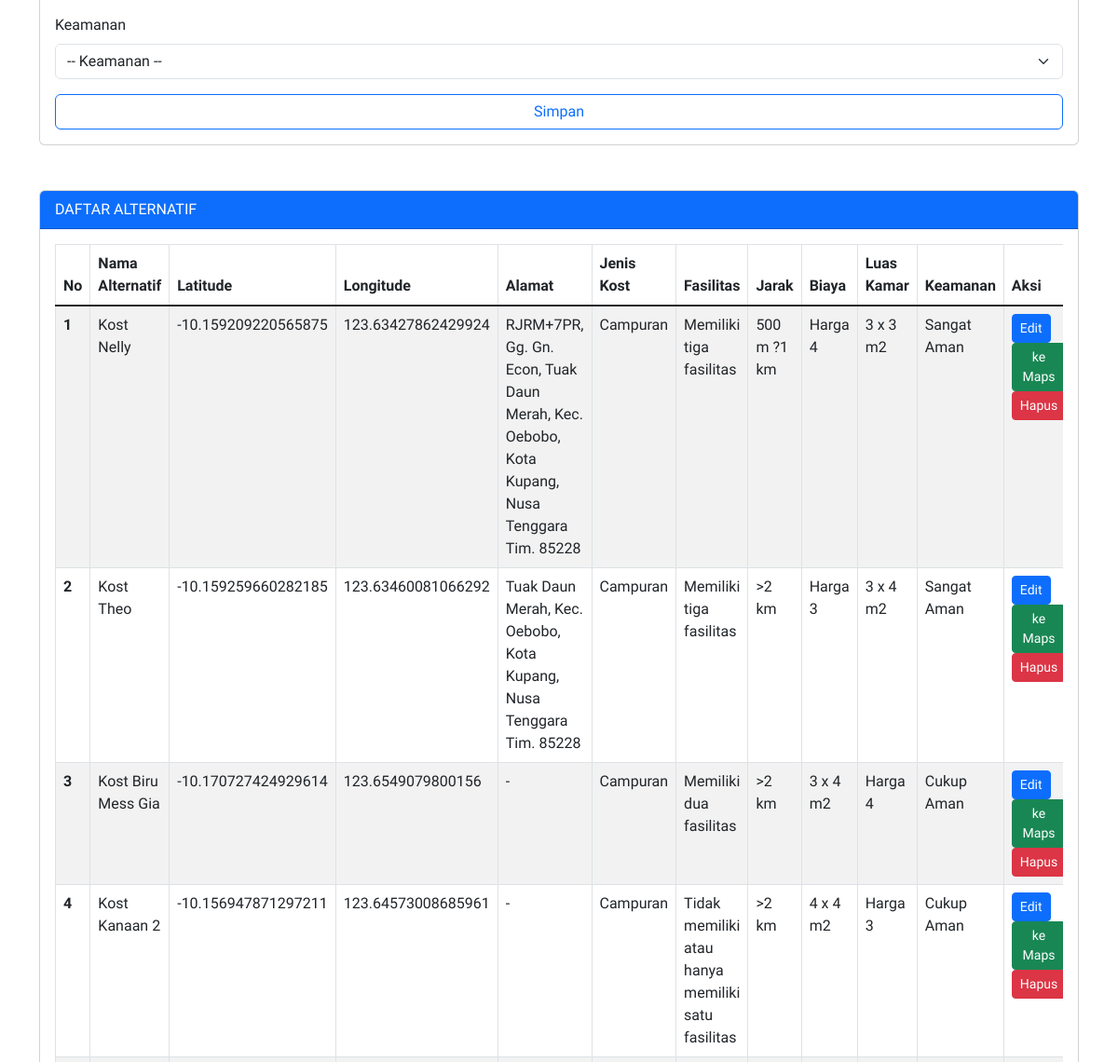
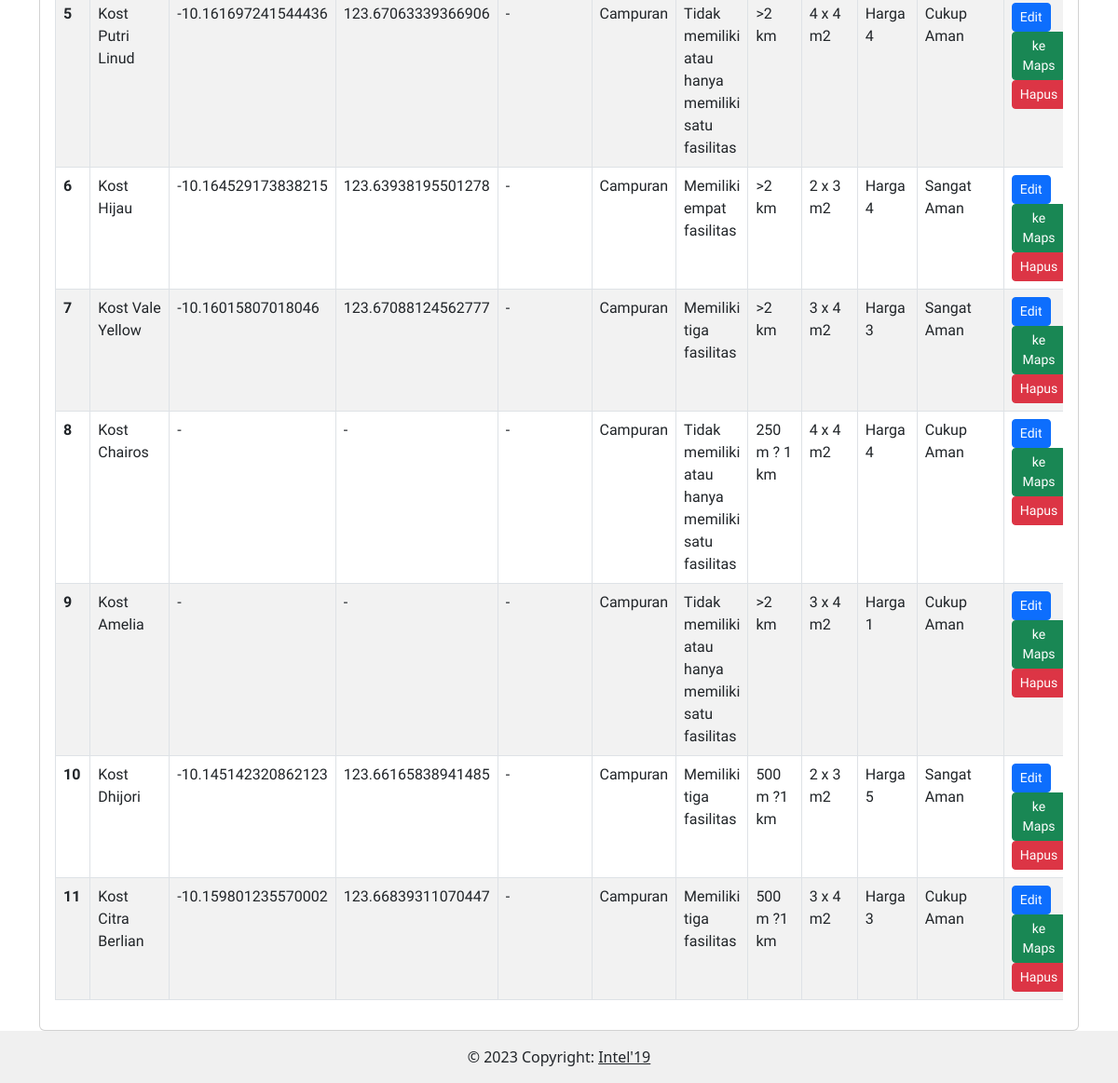
/admin/alternatif.php (signed in, lower part), run on an earlier commit of the app's database (2 pictures, top to bottom).
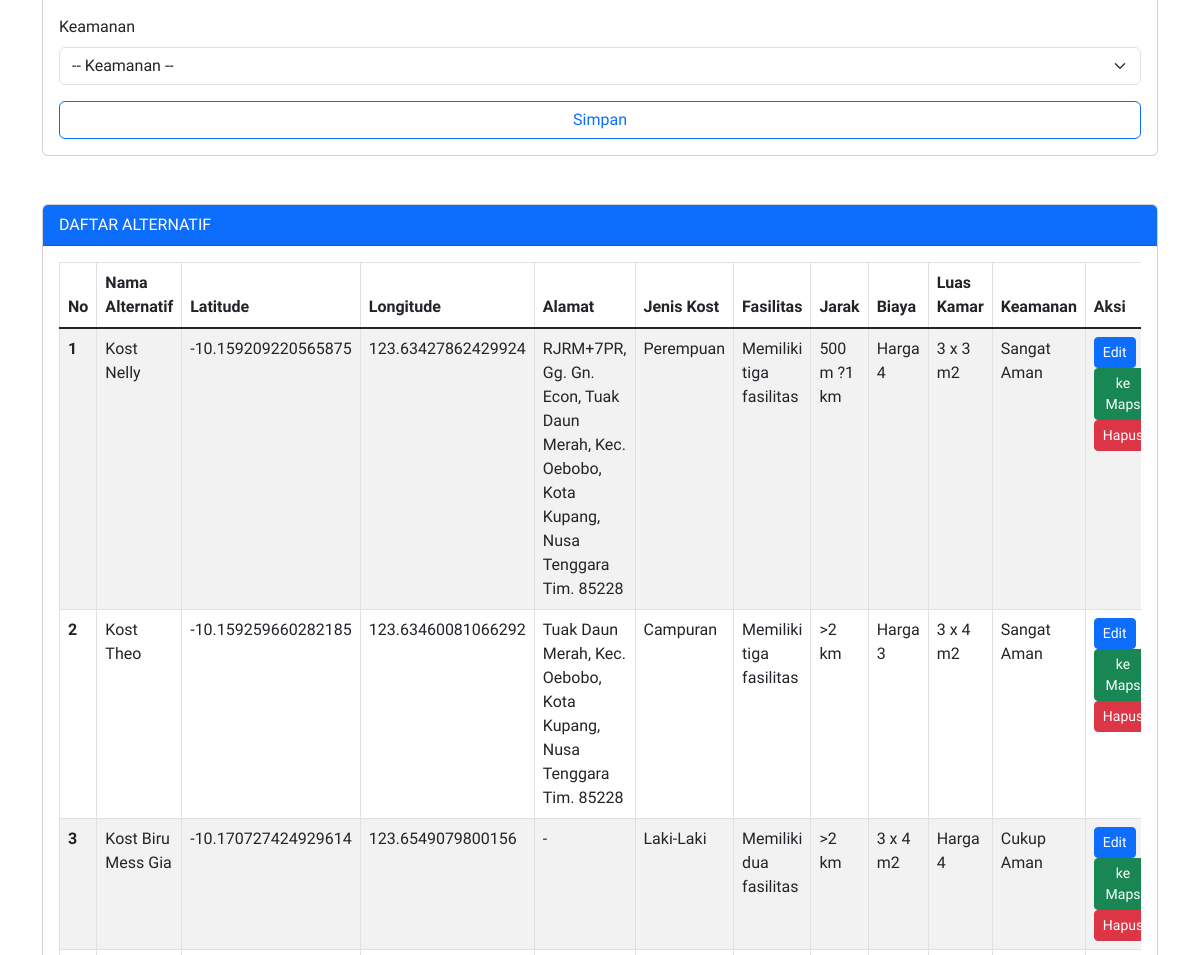
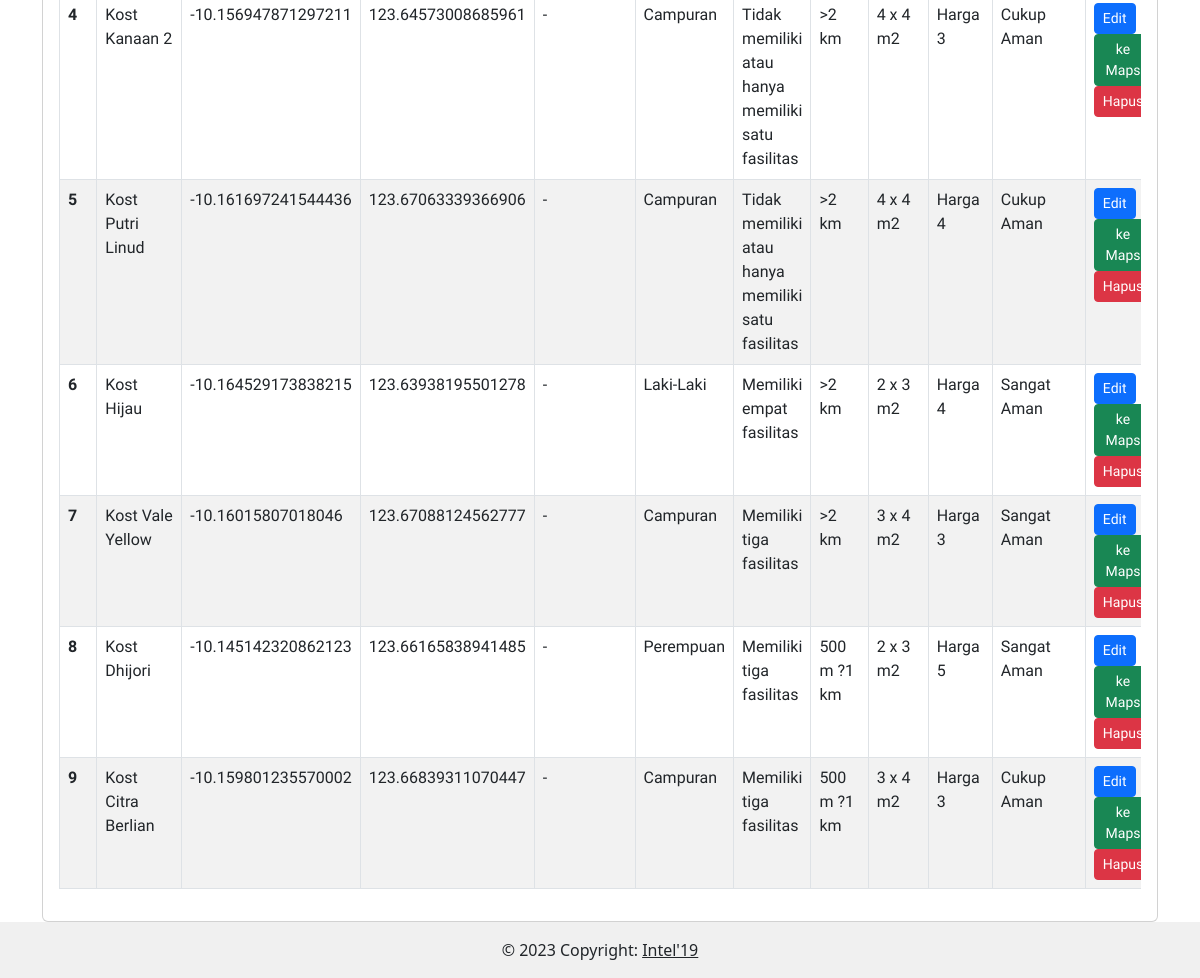
And on a later commit of the database (2 pictures, top to bottom).
### tables this page shows
CREATE TABLE `kecocokan_alt_kriteria` (
  `id_alt_kriteria` int(11) NOT NULL,
  `f_id_alternatif` int(5) NOT NULL,
  `f_id_kriteria` char(2) NOT NULL,
  `f_id_sub_kriteria` int(5) NOT NULL
);

CREATE TABLE `alternatif` (
  `id_alternatif` int(5) NOT NULL,
  `nama_alternatif` varchar(50) NOT NULL,
  `alamat` varchar(150) NOT NULL,
  `latitude` varchar(100) NOT NULL,
  `longitude` varchar(100) NOT NULL,
  `jenis_kost` enum('Campuran','Laki-Laki','Perempuan') NOT NULL DEFAULT 'Campuran'
);

### config.php (called while the page is built, shortened)
<?php
function connectDatabase()
{
    $conn = new mysqli(DB_HOST, DB_USERNAME, DB_PASSWORD, DB_NAME);
    return $conn;
}
?>

### admin/functions/alternatif.php (called while the page is built, shortened)
<?php
    require_once '../config.php';
    class Alternatif{
        private $db;
        public function __construct()
        {
            $this->db = connectDatabase();
        }
        public function getDataAlternatif()
        {
            return $this->db->query("SELECT a.nama_alternatif, a.id_alternatif, a.latitude, a.longitude, a.alamat, a.jenis_kost, kak.id_alt_kriteria,
                MAX(CASE WHEN k.nama_kriteria = 'Fasilitas' THEN kak.id_alt_kriteria END) AS id_alt_C1,
                MIN(CASE WHEN k.nama_kriteria = 'Jarak' THEN kak.id_alt_kriteria END) AS id_alt_C2,
                MIN(CASE WHEN k.nama_kriteria = 'Biaya' THEN kak.id_alt_kriteria END) AS id_alt_C3,
                MAX(CASE WHEN k.nama_kriteria = 'Luas Kamar' THEN kak.id_alt_kriteria END) AS id_alt_C4,
                MAX(CASE WHEN k.nama_kriteria = 'Keamanan' THEN kak.id_alt_kriteria END) AS id_alt_C5,
                MAX(CASE WHEN k.nama_kriteria = 'Fasilitas' THEN kak.f_id_sub_kriteria END) AS id_sub_C1,
                MIN(CASE WHEN k.nama_kriteria = 'Jarak' THEN kak.f_id_sub_kriteria END) AS id_sub_C2,
                MIN(CASE WHEN k.nama_kriteria = 'Biaya' THEN kak.f_id_sub_kriteria END) AS id_sub_C3,
                MAX(CASE WHEN k.nama_kriteria = 'Luas Kamar' THEN kak.f_id_sub_kriteria END) AS id_sub_C4,
                MAX(CASE WHEN k.nama_kriteria = 'Keamanan' THEN kak.f_id_sub_kriteria END) AS id_sub_C5,
                MAX(CASE WHEN k.nama_kriteria = 'Fasilitas' THEN sk.nama_sub_kriteria END) AS nama_C1,
                MIN(CASE WHEN k.nama_kriteria = 'Jarak' THEN sk.nama_sub_kriteria END) AS nama_C2,
                MIN(CASE WHEN k.nama_kriteria = 'Biaya' THEN sk.nama_sub_kriteria END) AS nama_C3,
                MAX(CASE WHEN k.nama_kriteria = 'Luas Kamar' THEN sk.nama_sub_kriteria END) AS nama_C4,
                MAX(CASE WHEN k.nama_kriteria = 'Keamanan' THEN sk.nama_sub_kriteria END) AS nama_C5
                FROM alternatif a
                JOIN kecocokan_alt_kriteria kak ON a.id_alternatif = kak.f_id_alternatif
                JOIN sub_kriteria sk ON kak.f_id_sub_kriteria = sk.id_sub_kriteria
                JOIN kriteria k ON kak.f_id_kriteria = k.id_kriteria
                GROUP BY a.nama_alternatif ORDER BY a.id_alternatif DESC;");
        }
    }
    $getDataAlternatif = new Alternatif();
?>

### admin/alternatif.php (the view, shortened to what the changed rows need)
<?php
require_once './header.php';
require_once './functions/alternatif.php';
$dataAlternatif = $getDataAlternatif->getDataAlternatif();
?>
<div class="container" style="font-family: 'Prompt', sans-serif">
    <div class="row">
        <div class="d-xxl-flex">
            <div class="col-xxl-9 mt-5 ms-xxl-5">
                <div class="card">
                    <div class="card-body">
                        <div class="table-responsive">
                            <table class="table table-striped table-bordered nowrap" style="width:100%"
                                id="table-penilaian">
                                <thead>
                                    <tr>
                                        <th scope="col">No</th>
                                        <th scope="col">Nama Alternatif</th>
                                        <th scope="col">Latitude</th>
                                        <th scope="col">Longitude</th>
                                        <th scope="col">Alamat</th>
                                        <th scope="col">Jenis Kost</th>
                                        <th scope="col">Fasilitas</th>
                                        <th scope="col">Jarak</th>
                                        <th scope="col">Biaya</th>
                                        <th scope="col">Luas Kamar</th>
                                        <th scope="col">Keamanan</th>
                                        <th scope="col">Aksi</th>
                                    </tr>
                                </thead>
                                <tbody class="table-group-divider">
                                    <?php foreach ($dataAlternatif as $i => $alternatif):?>
                                    <tr>
                                        <th scope="row"><?=$i+1;?></th>
                                        <td><?=$alternatif['nama_alternatif'];?></td>
                                        <td><?=$alternatif['latitude'];?></td>
                                        <td><?=$alternatif['longitude'];?></td>
                                        <td><?=$alternatif['alamat'];?></td>
                                        <td><?=$alternatif['jenis_kost'];?></td>
                                        <td><?=$alternatif['nama_C1'];?></td>
                                        <td><?=$alternatif['nama_C2'];?></td>
                                        <td><?=$alternatif['nama_C3'];?></td>
                                        <td><?=$alternatif['nama_C4'];?></td>
                                        <td><?=$alternatif['nama_C5'];?></td>
                                        <td>
                                            <button type="button" class="btn btn-sm btn-primary" data-bs-toggle="modal"
                                                data-bs-target="#edit<?=$alternatif['id_alternatif'];?>">
                                                Edit
                                            </button>
                                            <a href="https://www.google.com/maps/dir/?api=1&destination=<?=$alternatif['latitude'];?>,<?=$alternatif['longitude'];?>"
                                                title="Lokasi di MAPS" class="btn btn-sm btn-success">ke Maps</a>
                                            <button type="button" class="btn btn-sm btn-danger" data-bs-toggle="modal"
                                                data-bs-target="#hapus<?=$alternatif['id_alternatif'];?>">
                                                Hapus
                                            </button>
                                        </td>
                                    </tr>
                                    <?php endforeach;?>
                                </tbody>
                            </table>
                        </div>
                    </div>
                </div>
            </div>
        </div>
    </div>
</div>
<?php
require_once './footer.php';
?>

What changed in the data, as far as the page shows it:
removed kecocokan_alt_kriteria: f_id_alternatif.nama_alternatif "Kost Chairos", f_id_alternatif.latitude "-", f_id_alternatif.longitude "-", f_id_alternatif.alamat "-", f_id_alternatif.jenis_kost "Campuran", nama_C1 "Tidak memiliki atau hanya memiliki satu fasilitas", nama_C2 "250 m ? 1 km", nama_C3 "4 x 4 m2", nama_C4 "Harga 4", nama_C5 "Cukup Aman"
removed kecocokan_alt_kriteria: f_id_alternatif.nama_alternatif "Kost Amelia", f_id_alternatif.latitude "-", f_id_alternatif.longitude "-", f_id_alternatif.alamat "-", f_id_alternatif.jenis_kost "Campuran", nama_C1 "Tidak memiliki atau hanya memiliki satu fasilitas", nama_C2 ">2 km", nama_C3 "3 x 4 m2", nama_C4 "Harga 1", nama_C5 "Cukup Aman"
changed through a linked row, kecocokan_alt_kriteria "Kost Nelly": f_id_alternatif.jenis_kost "Campuran" → "Perempuan"
changed through a linked row, kecocokan_alt_kriteria "Kost Biru Mess Gia": f_id_alternatif.jenis_kost "Campuran" → "Laki-Laki"
changed through a linked row, kecocokan_alt_kriteria "Kost Hijau": f_id_alternatif.jenis_kost "Campuran" → "Laki-Laki"
changed through a linked row, kecocokan_alt_kriteria "Kost Dhijori": f_id_alternatif.jenis_kost "Campuran" → "Perempuan"
